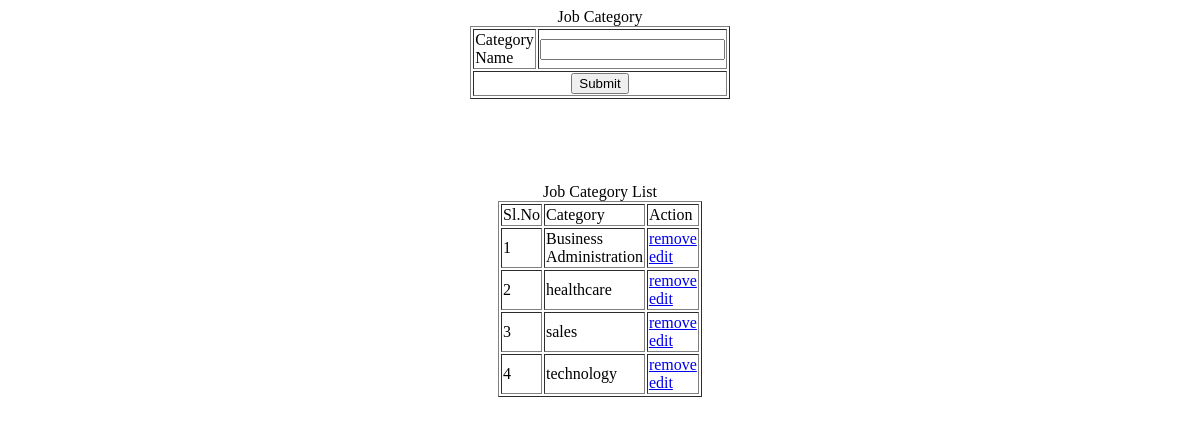
Page /Project/Admin/Category.php on the earlier database version.
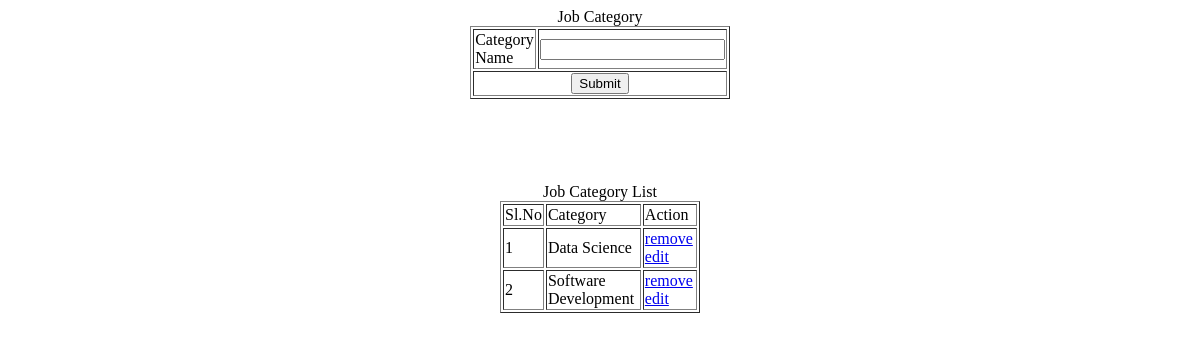
Same page on the later database version.
### tables this page shows
CREATE TABLE `tbl_category` (
  `category_id` int(11) NOT NULL,
  `category_name` varchar(50) NOT NULL,
  `category_status` int(11) NOT NULL DEFAULT 0
);

### Project/Admin/Category.php (the view, shortened to what this page needs)
<?php
include("../Assets/Connection/Connection.php");
$Categoryname="";
		 ?>
<!DOCTYPE html PUBLIC "-//W3C//DTD XHTML 1.0 Transitional//EN" "http://www.w3.org/TR/xhtml1/DTD/xhtml1-transitional.dtd">
<html xmlns="http://www.w3.org/1999/xhtml">
<head>
</head>
<body>
<div align="center">Job Category
</div>
<form id="form1" name="form1" method="post" action="">
  <table width="200" border="1" align="center">
    <tr>
      <td>Category Name</td>
      <td><label for="txt_category"></label>
      <input type="text" name="txt_category" id="txt_category" value="<?php echo $Categoryname ?>"/>
      </td>
    </tr>
    <tr>
      <td colspan="2"><div align="center">
        <input type="submit" name="btn_submit" id="btn_submit" value="Submit" />
      </div></td>
    </tr>
  </table>
  <p>&nbsp;</p>
  <p>&nbsp;</p>
  <div align="center">Job Category List
   </div>
  <table width="200" border="1" align="center">
  <tr>
    <td>Sl.No</td>
    <td>Category</td>
    <td>Action</td>
  </tr>
  <?php
    $i=0;
    $selectQry="select * from tbl_category where category_status=0 ORDER BY category_name ASC";
	$row=$Con->query($selectQry);
	while($data=$row->fetch_assoc())
	{
		$i++;
  ?>
  <tr>
    <td><?php echo $i ?></td>
    <td><?php echo $data['category_name'] ?></td>
    <td>
    <a href="Category.php?rid=<?php echo $data['category_id'] ?>">remove</a>
    <a href="Category.php?eid=<?php echo $data['category_id'] ?>">edit</a>
    </td>
  </tr>
  <?php
  }
  ?>
</table>
</form>
</body>
</html>

Differences in the rows shown:
removed tbl_category: category_name "Business Administration"
removed tbl_category: category_name "healthcare"
removed tbl_category: category_name "sales"
removed tbl_category: category_name "technology"
added tbl_category: category_name "Data Science"
added tbl_category: category_name "Software Development"
